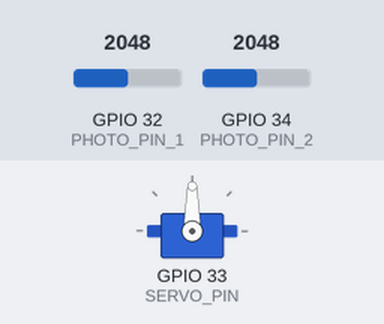
Recording of a sketch running on a simulated ESP32. Shown: servo. The inputs (shaded band) are chosen by the test bench; at power-on: GPIO 32 (PHOTO_PIN_1) = 2048, GPIO 34 (PHOTO_PIN_2) = 2048.

Above: at 1.8 s.
1.9 s: GPIO 32 (PHOTO_PIN_1) set to 2866
At 2.6 s:
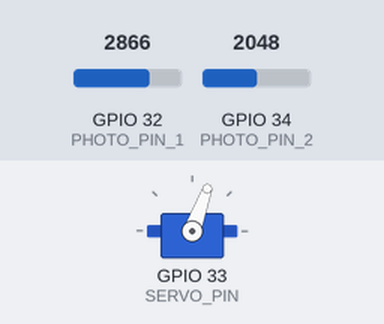
3.5 s: GPIO 34 (PHOTO_PIN_2) set to 1228
At 5.2 s:
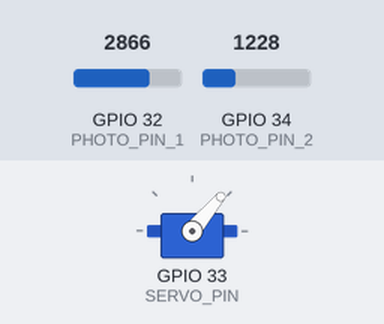
5.5 s: GPIO 32 (PHOTO_PIN_1) set to 3603
At 6.8 s:
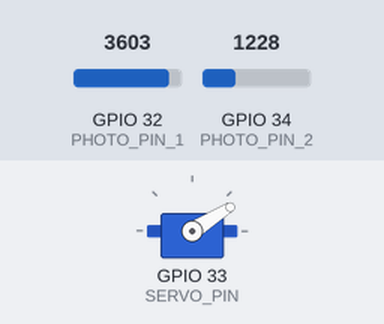
7.5 s: GPIO 34 (PHOTO_PIN_2) set to 491
At 8.4 s:
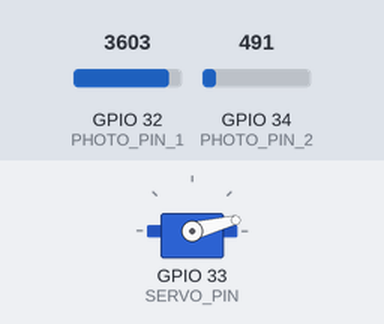
9.5 s: GPIO 32 (PHOTO_PIN_1) set to 0
At 11.1 s:
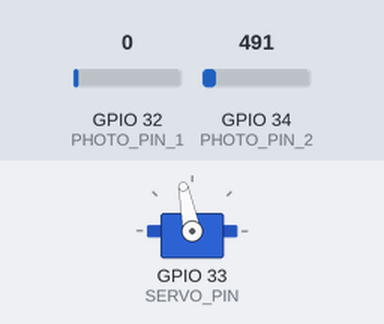
11.5 s: GPIO 34 (PHOTO_PIN_2) set to 2047
At 12.7 s:
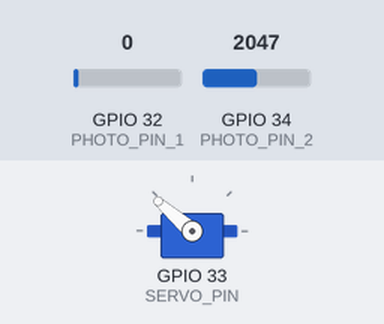
Timing chart, 0 to 14.5 s (numbered marks = the images above; inputs shaded):
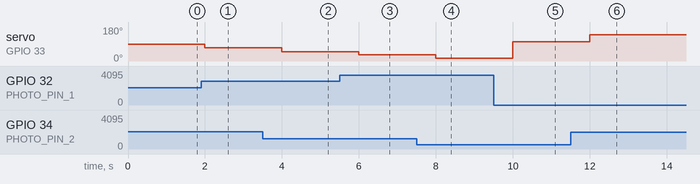

Measured:
- after the input at 1.9 s, servo on GPIO 33 (SERVO_PIN): 90° → 70° after 0.10 s
- after the input at 3.5 s, servo on GPIO 33 (SERVO_PIN): 70° → 50° after 0.50 s
- after the input at 5.5 s, servo on GPIO 33 (SERVO_PIN): 50° → 32° after 0.50 s
- after the input at 7.5 s, servo on GPIO 33 (SERVO_PIN): 32° → 14° after 0.50 s
- after the input at 9.5 s, servo on GPIO 33 (SERVO_PIN): 14° → 101° after 0.50 s
- after the input at 11.5 s, servo on GPIO 33 (SERVO_PIN): 101° → 139° after 0.50 s

The sketch:

PhotoServoSolution.ino
```cpp
#include <ESP32Servo.h>

#define SERVO_PIN 33
#define PHOTO_PIN_1 32
#define PHOTO_PIN_2 34
#define LEFT 0
#define MIDDLE 90
#define RIGHT 180
#define MAX_PHOTO_VALUE 4096.0
#define SERVO_VALUE_RANGE 100.0

Servo servo;

void setup() {
  pinMode(PHOTO_PIN_1, INPUT);
  pinMode(PHOTO_PIN_2, INPUT);
  servo.attach(SERVO_PIN);
}

void loop() {
  int value_left = analogRead(PHOTO_PIN_1);
  int value_right = analogRead(PHOTO_PIN_2);
  int diff = value_right - value_left;
  float factor = SERVO_VALUE_RANGE / MAX_PHOTO_VALUE;
  float value = (diff * factor);
  int pos = (int)(value + MIDDLE);
  servo.write(pos);
  delay(1000);
}
```
